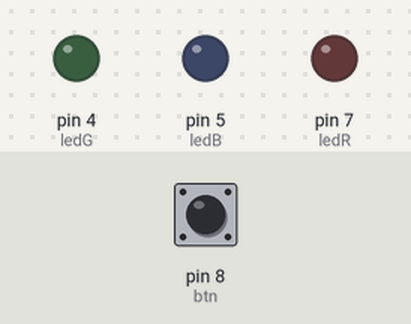
Bench run of a program on a simulated Arduino Uno, built with avr-gcc and run on an emulated ATmega328P. On the bench: output pins drawn as LEDs (lit = HIGH). The inputs (shaded band) are chosen by the test bench; at power-on: pin 8 (btn) HIGH.

Above: at 1.2 s.
1.3 s: pin 8 (btn) pulled LOW for 0.15 s
At 1.9 s:
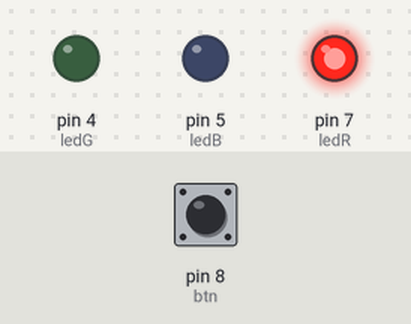
2.9 s: pin 8 (btn) pulled LOW for 1 s
At 4.3 s:
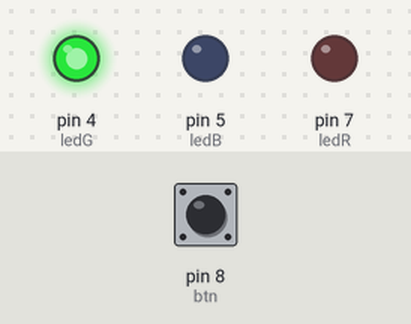
5.4 s: pin 8 (btn) pulled LOW for 0.15 s
At 6.2 s:
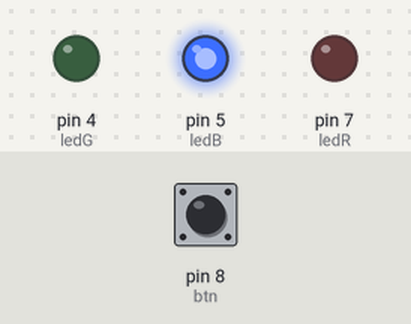
7.0 s: pin 8 (btn) pulled LOW for 3.2 s
At 7.4 s:
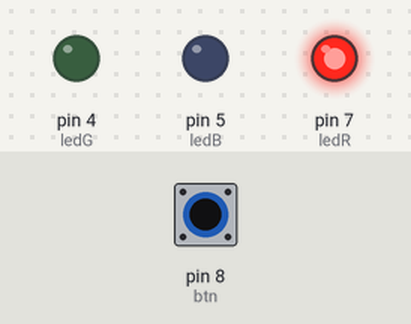
Timing chart, 0 to 10.0 s (numbered marks = the images above; inputs shaded):
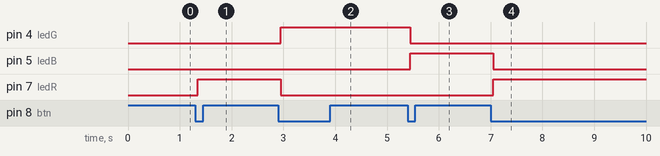

The program:

main.cpp
```cpp
#include <Arduino.h>

// troca entre r g b quando aperta botao

#define ledR 7
#define ledB 5
#define ledG 4
#define btn 8

int ciclo = 0;

bool ultimoEstadoBotao = HIGH;
bool botaoPressionado = false;

void apagarTodos() {
  digitalWrite(ledR, LOW);
  digitalWrite(ledB, LOW);
  digitalWrite(ledG, LOW);
}

void trocarLed()
{
  if (ciclo == 0)
  {
    digitalWrite(ledB, 0);
    digitalWrite(ledR, 1);
  }
  else if (ciclo == 1)
  {
    digitalWrite(ledR, 0);
    digitalWrite(ledG, 1);
  }
  else if (ciclo == 2)
  {
    digitalWrite(ledG, 0);
    digitalWrite(ledB, 1);
  }
  ciclo++;
  if (ciclo > 2)
  {
    ciclo = 0;
  }
}

void setup() {
  pinMode(ledR, OUTPUT);
  pinMode(ledB, OUTPUT);
  pinMode(ledG, OUTPUT);
  pinMode(btn, INPUT);
  // put your setup code here, to run once:
}

void loop() {
  bool estadoAtualBotao = digitalRead(btn);

  if (estadoAtualBotao == LOW && ultimoEstadoBotao == HIGH)
  {
    delay(50); //debounce
    if (!digitalRead(btn))
    {
      trocarLed();
    }
  }

  ultimoEstadoBotao = estadoAtualBotao;
  // put your main code here, to run repeatedly:
}
```

Measured:
- after the input at 1.3 s, pin 7 (ledR): LOW → HIGH after 0.05 s
- after the input at 2.9 s, pin 4 (ledG): LOW → HIGH after 0.05 s; pin 7 (ledR): HIGH → LOW after 0.05 s
- after the input at 5.4 s, pin 4 (ledG): HIGH → LOW after 0.05 s; pin 5 (ledB): LOW → HIGH after 0.05 s
- after the input at 7.0 s, pin 5 (ledB): HIGH → LOW after 0.05 s; pin 7 (ledR): LOW → HIGH after 0.05 s
